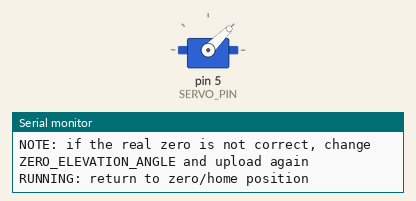
Bench run of a sketch on a simulated Arduino Uno, built with avr-gcc and run on an emulated ATmega328P. Shown: servo, the last lines printed to the serial monitor.

Above: at 0.8 s.
At 3.35 s:
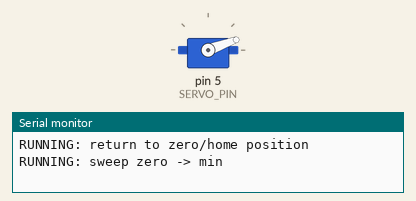
At 5.95 s:
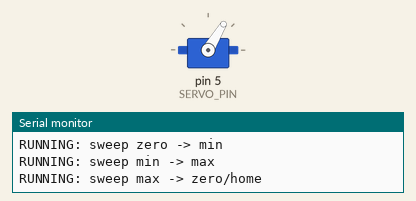
Timing chart, 0 to 10.4 s (numbered marks = the images above):
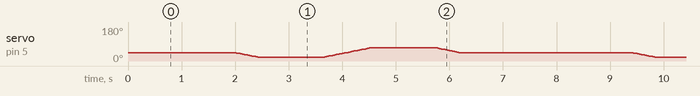

The sketch:

05_servo_elevation_test.ino
```cpp
/*
  05_servo_elevation_test
  Isolated acceptance test for the elevation servo on D5.
*/

#include <Servo.h>

#define SERVO_PIN 5
#define SAFE_MIN_ANGLE 20
#define ZERO_ELEVATION_ANGLE 45
#define SAFE_MAX_ANGLE 70
#define STEP_DELAY_MS 18
#define HOLD_DELAY_MS 1200

Servo elevationServo;
int currentAngle = ZERO_ELEVATION_ANGLE;

void printIntro() {
  Serial.println(F("START: 05_servo_elevation_test"));
  Serial.println(F("PART: Servo Elevation"));
  Serial.println(F("PINS: SERVO_PIN=D5"));
  Serial.println(F("ZERO: ZERO_ELEVATION_ANGLE is the startup home position"));
  Serial.println(F("POWER: use external 5V/6V supply with shared GND"));
  Serial.println(F("SAFE RANGE: 20 deg to 70 deg"));
  Serial.println(F("PASS CHECK: no collision, no heavy buzz, stable hold inside safe range"));
  Serial.println(F("FAIL SYMPTOM: mechanical hit, load buzz, linkage strain, brownout reset"));
  Serial.println(F("NOTE: if the real zero is not correct, change ZERO_ELEVATION_ANGLE and upload again"));
  Serial.println();
}

void moveSmooth(int targetAngle, int stepDelayMs) {
  int step = (targetAngle >= currentAngle) ? 1 : -1;
  while (currentAngle != targetAngle) {
    currentAngle += step;
    elevationServo.write(currentAngle);
    delay(stepDelayMs);
  }
}

void setup() {
  Serial.begin(115200);

  elevationServo.attach(SERVO_PIN);
  elevationServo.write(ZERO_ELEVATION_ANGLE);
  currentAngle = ZERO_ELEVATION_ANGLE;

  delay(750);
  printIntro();
}

void loop() {
  Serial.println(F("RUNNING: return to zero/home position"));
  moveSmooth(ZERO_ELEVATION_ANGLE, STEP_DELAY_MS);
  delay(HOLD_DELAY_MS);

  Serial.println(F("RUNNING: sweep zero -> min"));
  moveSmooth(SAFE_MIN_ANGLE, STEP_DELAY_MS);
  delay(HOLD_DELAY_MS);

  Serial.println(F("RUNNING: sweep min -> max"));
  moveSmooth(SAFE_MAX_ANGLE, STEP_DELAY_MS);
  delay(HOLD_DELAY_MS);

  Serial.println(F("RUNNING: sweep max -> zero/home"));
  moveSmooth(ZERO_ELEVATION_ANGLE, STEP_DELAY_MS);
  Serial.println(F("PASS CHECK: confirm the safe range and verify repeatable return to zero"));
  Serial.println(F("CYCLE COMPLETE"));
  Serial.println();
  delay(2000);
}
```
